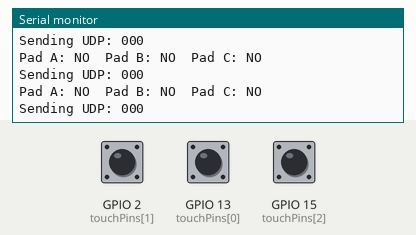
Simulated run of this sketch. Board: ESP32. Parts: the last lines printed to the serial monitor. The test bench sets the inputs (shaded band); at power-on: GPIO 2 (touchPins[1]) HIGH, GPIO 13 (touchPins[0]) HIGH, GPIO 15 (touchPins[2]) HIGH. WiFi joins after 1.5 s; servers stay silent unless stated.

Above: at 3.7 s.
3.8 s: GPIO 2 (touchPins[1]) pulled LOW for 0.15 s
5.4 s: GPIO 13 (touchPins[0]) pulled LOW for 0.15 s
7.0 s: GPIO 15 (touchPins[2]) pulled LOW for 0.15 s
8.6 s: GPIO 2 (touchPins[1]) driven LOW and GPIO 13 (touchPins[0]) driven LOW
At 9.7 s:
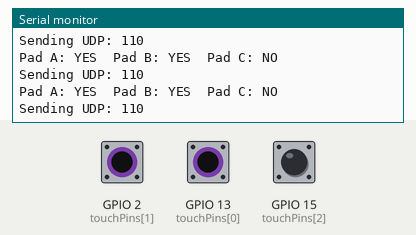
10.1 s: GPIO 15 (touchPins[2]) pulled LOW for 1 s
At 10.9 s:
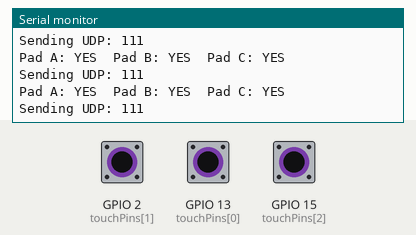
12.6 s: GPIO 13 (touchPins[0]) driven HIGH and GPIO 15 (touchPins[2]) driven LOW
At 13.6 s:
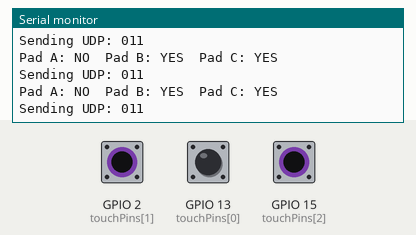
Timing chart, 0 to 15.1 s (numbered marks = the images above; inputs shaded):
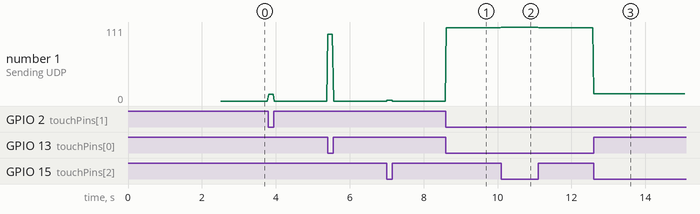

Measured:
- after the input at 8.6 s, the serial monitor: prints a new line at once (image 1)
- after the input at 10.1 s, the serial monitor: prints a new line at once (image 2)
- after the input at 12.6 s, the serial monitor: prints a new line at once (image 3)
- plotted number 1: 0 → 110 after the input at 8.6 s, 110 → 11 after the input at 12.6 s

The sketch:

ESP_Fingerboard_Sender.ino
```cpp
#include <WiFi.h>
#include <WiFiUdp.h>

// --- WiFi Credentials ---
const char* ssid     = "";
const char* password = "";

// --- UDP Settings ---
const char* udpAddress = "";
const int udpPort = 5005;                    // Must match Python listener port

WiFiUDP udp;

// --- Touch Sensor Configuration ---
const int touchPins[3] = {13, 2, 15};        // Pad A, B, C
const char* labels[3] = {"Pad A", "Pad B", "Pad C"};
const int thresholds[3] = {30, 30, 30};      // Adjust if needed

void setup() {
  Serial.begin(115200);
  delay(1000);

  // --- Connect to WiFi ---
  Serial.println("Connecting to WiFi...");
  WiFi.begin(ssid, password);
  while (WiFi.status() != WL_CONNECTED) {
    delay(500);
    Serial.print(".");
  }
  Serial.println("\nConnected!");
  Serial.print("ESP32 IP: ");
  Serial.println(WiFi.localIP());

  Serial.println("Touch Sensor Monitor with Tick/Cross + UDP Sender");
}

void loop() {
  String binaryStatus = "";

  // --- Read Touch Pads and Print Status ---
  for (int i = 0; i < 3; i++) {
    int val = touchRead(touchPins[i]);
    bool touched = (val < thresholds[i]);

    // Show tick/cross in Serial Monitor
    Serial.print(labels[i]);
    Serial.print(": ");
    Serial.print(touched ? "YES" : "NO");
    Serial.print("  ");

    // Build binary string
    binaryStatus += touched ? "1" : "0";
  }

  Serial.println();  // New line after all statuses
  Serial.println("Sending UDP: " + binaryStatus);

  // --- Send Binary Status Over UDP ---
  udp.beginPacket(udpAddress, udpPort);
  udp.write((const uint8_t*)binaryStatus.c_str(), binaryStatus.length());
  udp.endPacket();

  delay(30);  // Send 10 times per second
}
```
